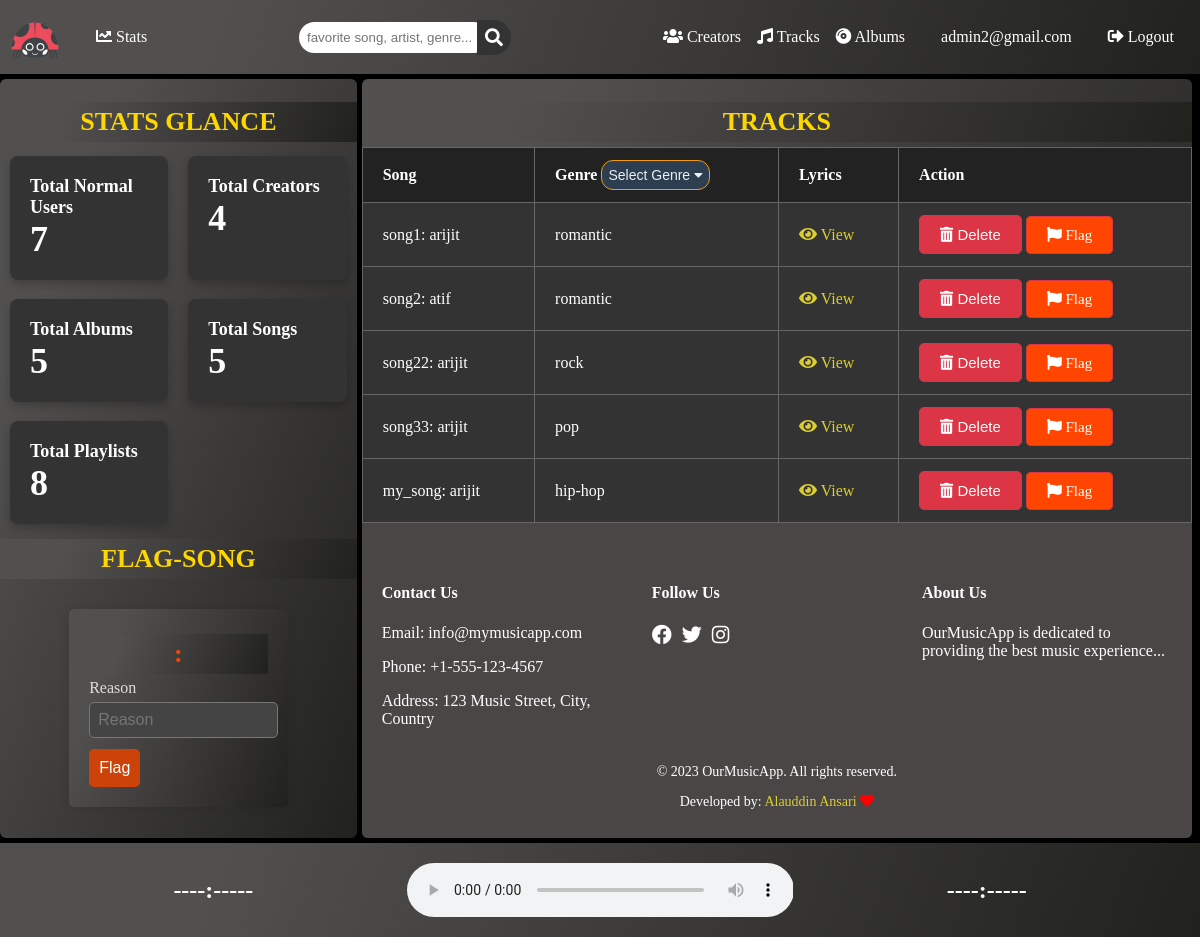
/flag_song/915e69f2-9646-41f3-925b-e9de3f37f06d (signed in), run on the app's committed database.
### models/user_model.py (models this page shows)
class Admin(db.Model, UserMixin):
    id = db.Column(db.String(36), primary_key=True, default=generate_uuid, unique=True)
    username = db.Column(db.String(80), nullable=False)
    email = db.Column(db.String(120), unique=True, nullable=False)
    password = db.Column(db.String(80), nullable=False)
    role = db.Column(db.String(10), nullable=False, default='admin')

### models/music_model.py (models this page shows)
class Song(db.Model):
    id = db.Column(db.String(36), primary_key=True, default=generate_uuid, unique=True)
    title = db.Column(db.String(100), nullable=False)
    artist = db.Column(db.String(100), nullable=False)
    lyrics = db.Column(db.Text)
    genre = db.Column(db.String(50))
    hits = db.Column(db.Integer, default=0)
    creator_id = db.Column(db.String(36), db.ForeignKey('user.id'), nullable=False)
    average_rating = db.Column(db.Float, default=0.0)
    ratings = db.relationship('Rating', backref='song', lazy=True)

### views/song_view.py (the view, shortened to what this page needs)
class FlagSongView(MethodView):
    @admin_required
    def get(self, song_id):
        song_to_flag = Song.query.get(song_id)
        is_flagged = FlaggedContent.query.filter_by(song_id=song_id).first()
        if is_flagged:
            is_flagged = True
        else:
            is_flagged = False
        songs = Song.query.all()
        stats_data = admin_stats()
        return render_template('flag_song.html', song_to_flag=song_to_flag, is_flagged=is_flagged,stats_data=stats_data, songs=songs)

### extensions/extension.py (called while the page is built)
@login_manager.user_loader
def load_user(user_id):
    from models.user_model import User, Admin
    admin = Admin.query.get(str(user_id))
    if admin is not None:
        return admin
    return User.query.get(str(user_id))

### templates/flag_song.html (shortened to what this page needs)
{% extends 'layout.html' %}
{% block post_login_form %}
    <h1 id="heading">FLAG-SONG</h1>
    <form class="upload-form" method="POST" action="{{ url_for('song.flag_song', song_id=song_to_flag.id) }}">
        <h1 id ="heading" style="color: orangered;">{{ song_to_flag.title }}: {{ song_to_flag.artist }}</h1>
        <div class="form-group">
            <label for="reason">Reason</label>
            {% if not is_flagged %}
                <input type="text" id="reason" name="reason" placeholder="Reason" class="form-control">
            {% else %}
                <input type="text" id="reason" name="reason" placeholder="The song is already flagged!!" class="form-control">
            {% endif %}
        </div>
        {% if not is_flagged %}
           <input type="submit" value="Flag" class="btn btn-primary">
        {% endif %}
    </form>
{% endblock %}
{% block admin_stats %}
    {% if current_user.role == 'admin' %}
        <br>
    <h1 id="heading">STATS GLANCE</h1>
    <br><br><br>
    <div class="grid-container">
        {% for stat in stats_data %}
            <div class="stat-container"  style="animation: none;">
                <div class="stat_heading">
                    <h1>{{ stat['heading'] }}</h1>
                </div>
                <div class="stat_data">
                    <h1>{{ stat['total'] }}</h1>
                </div>
            </div>
        {% endfor %}
    </div>
    {% endif %}
{% endblock %}
{% block content %}
    <table class="data-table" style="animation: none;">
        <h1 id="heading">TRACKS</h1>
        <thead>
            <tr>
                <th>Song</th>
                <th>
                    Genre
                    <div class="dropdown">
                        <button class="dropbtn">Select Genre <i class="fa fa-caret-down"></i></button>
                    </div>
                </th>
                <th>Lyrics</th>
                <th>Action</th>
            </tr>
        </thead>
        <tbody>
            {% for song in songs %}
                <tr class="data-row">
                    <td>{{ song.title }}: {{ song.artist }}</td>
                    <td>{{ song.genre }}</td>
                    <td><a href="{{ url_for('song.song_lyrics', id=song.id) }}"><i class="fas fa-eye"></i> View</a></td>
                    <td>
                        {% set action_url = url_for('song.delete_song', id=song.id) %}
                        <button id="delete-btn" onclick="showConfirmation('{{ action_url }}')"><i class="fas fa-trash-alt"></i> Delete</button>
                        <a href="{{ url_for('song.flag_song', song_id=song.id) }}" style="background-color: orangered;" id="delete-btn"><i class="fas fa-flag"></i> Flag</a>
                    </td>
                </tr>
            {% endfor %}
        </tbody>
    </table>
{% endblock %}

### templates/layout.html (shortened to what this page needs)
<!DOCTYPE html>
<html lang="en">
<head>
    <link rel="stylesheet" href="{{ url_for('static', filename='style.css') }}">
    <link rel="stylesheet" href="https://cdnjs.cloudflare.com/ajax/libs/font-awesome/5.15.4/css/all.min.css">
</head>
<body>
    {% block navbar %}
        <nav>
            <div class="navbar">
                <div class="left">
                    {% if current_user.is_authenticated %}
                    <a id="home" href="{{ url_for('user.dashboard') }}"><img id="logo" src="{{ url_for('static', filename='images/beetle_1.svg') }}" style="height: 50px; width: 50px"></a>
                    {% endif %}
                    {% if current_user.role == 'admin' %}
                    <a id="stats" href="{{url_for('admin.admin_visuals')}}"><i class="fas fa-chart-line"></i> Stats</a>
                    {% endif %}
                </div>
                <div class="middle">
                    {% if current_user.role == 'admin' %}
                        <form action="{{ url_for('admin.admin_search') }}" method="GET" class="search-form">
                            <div class="search-container">
                                <input id="search" type="text" name="query" placeholder="favorite song, artist, genre...">
                                <button type="submit" id="search-button"><i class="fas fa-search"></i></button>
                            </div>
                        </form>
                    {% endif %}
                </div>
                <div class="right">
                    {% if current_user.role == 'admin' %}
                    <a id="Creators" href="{{url_for('user.all_creators')}}"><i class="fas fa-users"></i> Creators</a>
                    <a id="Tracks" href="{{url_for('song.all_songs', genre='all')}}"><i class="fas fa-music"></i> Tracks</a>
                    <a id="Albums" href="{{url_for('album.all_albums')}}"><i class="fas fa-compact-disc"></i> Albums</a>
                    {% endif %}
                    <a id="user_name" href="#">{{current_user.email}}</a>
                    {% if current_user.is_authenticated %}
                        <a id="logout" href="{{url_for('user.logout')}}"><i class="fas fa-sign-out-alt"></i> Logout</a>
                    {% endif %}
                </div>
            </div>
        </nav>
    {% endblock %}
    <div class="content">
        <div class="column left-column">
            {% block admin_stats %}
            {% endblock %}
            {% block post_login_form %}
            {% endblock %}
        </div>
        <div class="column right-column">
            {% block flash %}
                <br>
            {% endblock %}
            {% block content %}
            {% endblock %}
            {% block footer %}
                <footer class="site-footer">
                    <div class="footer-content">
                        <div class="contact-info">
                            <h4>Contact Us</h4>
                            <p>Email: info@mymusicapp.com</p>
                            <p>Phone: +1-555-123-4567</p>
                            <p>Address: 123 Music Street, City, Country</p>
                        </div>
                        <div class="social-media">
                            <h4>Follow Us</h4>
                            <ul class="social-links">
                                <li><a href="#"><i class="fab fa-facebook"></i></a></li>
                                <li><a href="#"><i class="fab fa-twitter"></i></a></li>
                                <li><a href="#"><i class="fab fa-instagram"></i></a></li>
                            </ul>
                        </div>
                        <div class="about">
                            <h4>About Us</h4>
                            <p>OurMusicApp is dedicated to providing the best music experience...</p>
                        </div>
                    </div>
                    <div class="site-info">
                        <p>&copy; 2023 OurMusicApp. All rights reserved.</p>
                        <p>Developed by: <a href="https://github.com/git4alauddin">Alauddin Ansari <i style="color: red" class="fas fa-heart"></i></a></p>
                    </div>
                </footer>
            {% endblock %}
        </div>
    </div>
    {% block player %}
        <div class="audio_player">
            <div class="song_info">
                <h2>----:-----</h2>
            </div>
            <div class ="player">
                <audio controls autoplay>
                    <source src="#" type="audio/mpeg">
                </audio>
            </div>
            <div class="song_info">
                <h2>----:-----</h2>
            </div>
        </div>
    {% endblock %}
</body>
</html>

### data on the page
Admin: email "admin2@gmail.com"
Song: title "song1", artist "arijit", genre "romantic"
Song: title "song2", artist "atif", genre "romantic"
Song: title "song22", artist "arijit", genre "rock"
Song: title "song33", artist "arijit", genre "pop"
Song: title "my_song", artist "arijit", genre "hip-hop"

### other printed values
{{ stat['heading'] }} "Total Normal Users" "Total Creators" "Total Albums" "Total Songs" "Total Playlists"
{{ stat['total'] }} "7" "4" "5" "5" "8"
